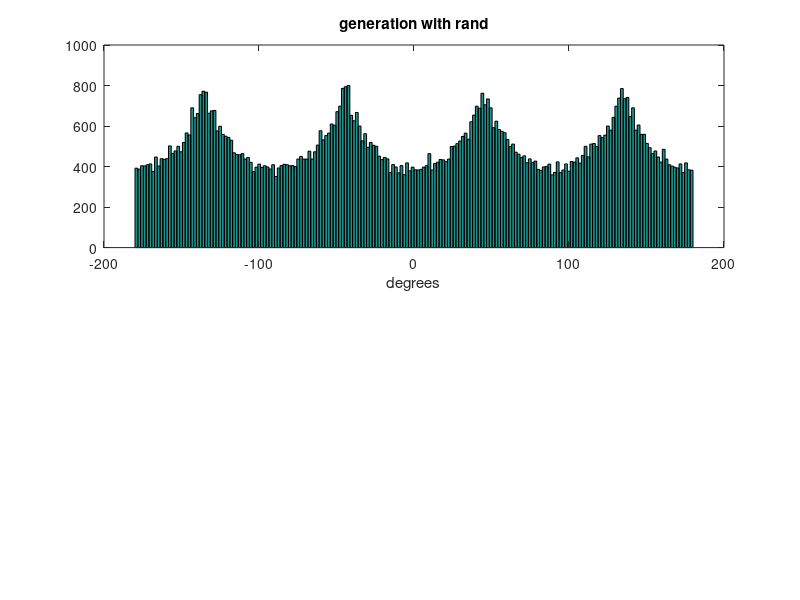

The MATLAB source for this figure: (Note: this script raises an error after producing the figure.)

n=100000; % number of point
m=2; % demetion

% geration with randn:
v=(2*rand(m,n)-1);
for nc=1:n
    v2=v(:,nc)'*v(:,nc);
    v(:,nc)=v(:,nc)/sqrt(v2);
end

al=atan2(v(2,:),v(1,:));

al=180*al/pi;

subplot(2,1,1);
hist(al,n/500);
ylim([0 1000]);
title('generation with rand');
xlabel('degrees');


% generation with random_unit_vector:
v=random_unit_vector(m,n);


al=atan2(v(2,:),v(1,:));
al=180*al/pi;

subplot(2,1,2);
 hist(al,n/500);
 ylim([0 1000]);
xlabel('degrees'); 
title('generation with randn');